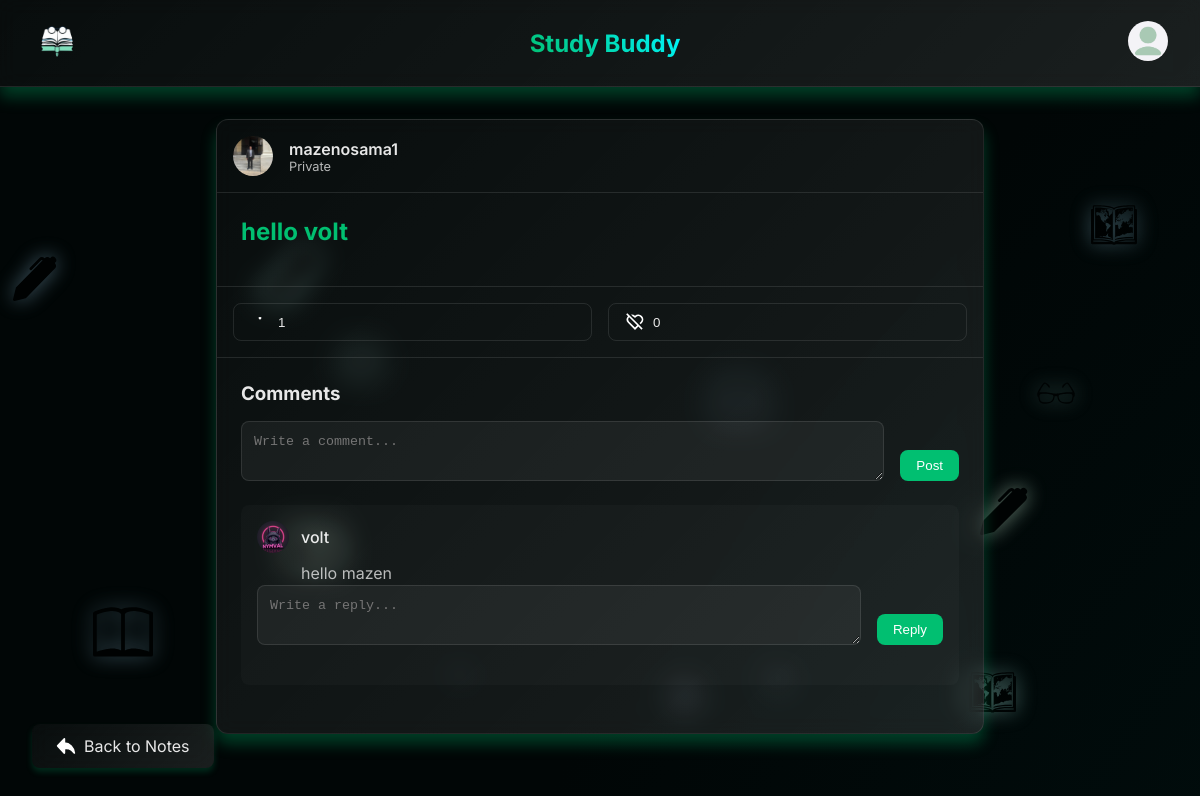
/notes/48/ (signed in), run on an earlier commit of the app's database.
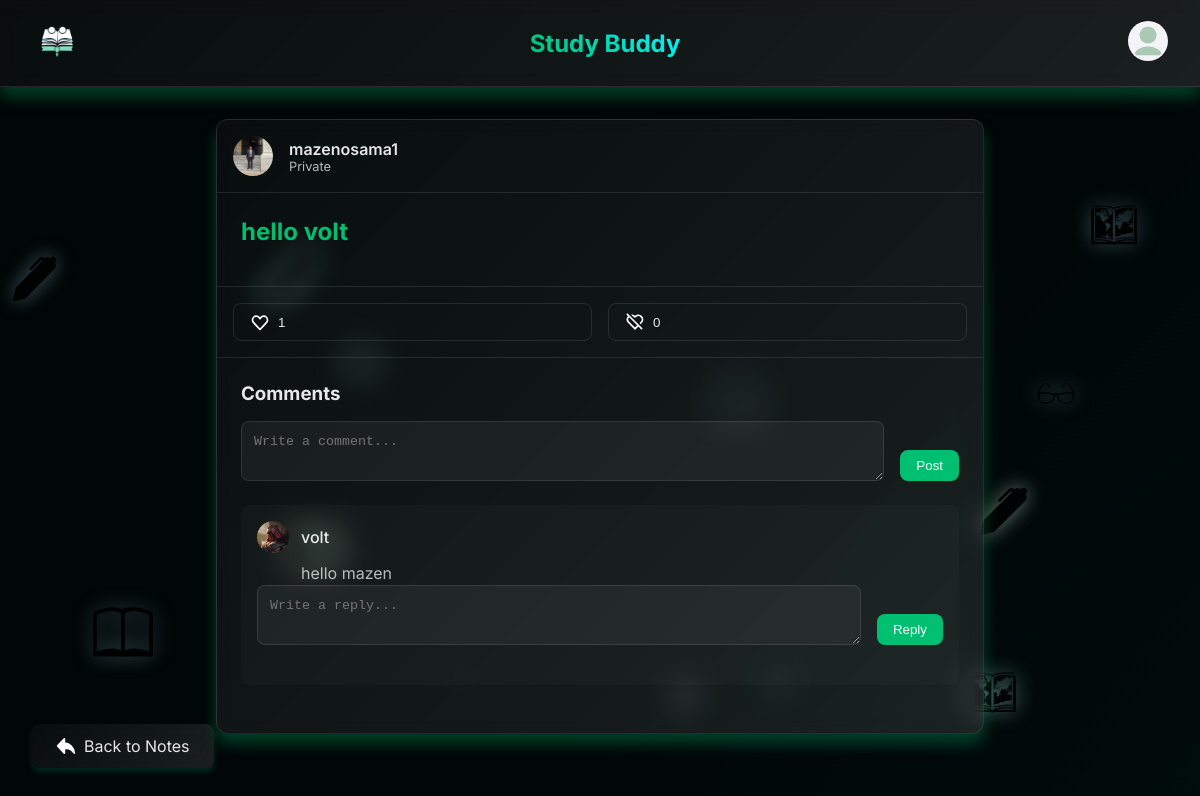
And on a later commit of the database.
### notes/models.py (models this page shows, shortened)
class Comment(models.Model):
    user = models.ForeignKey(settings.AUTH_USER_MODEL, on_delete=models.CASCADE)
    note = models.ForeignKey(Note, on_delete=models.CASCADE, related_name='comments', null=True, blank=True)
    parent = models.ForeignKey('self', on_delete=models.CASCADE, related_name='replies', null=True, blank=True)  # ✅ Allows replies
    content = models.TextField()
    created_at = models.DateTimeField(auto_now_add=True)

### users/models.py (models this page shows, shortened)
class CustomUser(AbstractUser):
    ROLE_CHOICES = [
        ('student', 'Student'),
        ('teacher', 'Teacher'),
    ]
    SUBJECT_CATEGORIES = Note.SUBJECT_CHOICES
    GRADE_LEVELS = Note.GRADE_CHOICES
    subject_category = models.CharField(max_length=20, choices=SUBJECT_CATEGORIES, blank=True, null=True , default='mathematics')
    role = models.CharField(max_length=10, choices=ROLE_CHOICES, default='student')
    grade_level = models.CharField(max_length=20, choices=GRADE_LEVELS, blank=True, null=True, default='first')
    email = models.EmailField(unique=True)
    profile_picture = models.ImageField(upload_to='profile_pictures/', blank=True, null=True)

### notes/views.py (the view)
# urls.py: path('<int:note_id>/', views.note_detail, name='note_detail'),
@login_required
def note_detail(request, note_id):
    note = get_object_or_404(Note, id=note_id)
    top_level_comments = note.comments.filter(
        parent__isnull=True)  # Only top-level comments
    return render(request, 'notes/note_detail.html', {
        'note': note,
        'top_level_comments': top_level_comments
    })

### notes/templates/notes/note_detail.html (shortened to what the changed rows need)
{% load static %}
<!DOCTYPE html>
<html lang="en">
<head>
    <link rel="stylesheet" href="{% static 'css/notes/note_detail.css' %}">
    <link rel="stylesheet" href="{% static 'css/root.css' %}">
</head>
<body>
    <header class="site-header">
        <h1 class="site-title">Study Buddy</h1>
    </header>
    <main class="main-content">
        <div class="note-card">
            <div class="note-content">
                <h2 class="note-title">{{ note.title }}</h2>
            </div>
            <div class="comments-section">
                <div class="comments-list">
                    {% for comment in top_level_comments %}
                    <div class="comment">
                        <div class="comment-header">
                            {% if comment.user.profile_picture %}
                            <img src="{{ comment.user.profile_picture.url }}" alt="Commenter Avatar" class="commenter-avatar">
                            {% else %}
                            <img src="{% static 'images/default-avatar.png' %}" alt="Commenter Avatar" class="commenter-avatar">
                            {% endif %}
                            <span class="commenter-name">{{ comment.user.username }}</span>
                        </div>
                        <p class="comment-content">{{ comment.content }}</p>
                        <form method="POST" action="{% url 'add_reply' note.id comment.id %}" class="reply-form">
                            <div class="reply-input-container">
                                <textarea name="content" placeholder="Write a reply..." required class="reply-input"></textarea>
                                <button type="submit" class="submit-reply">Reply</button>
                            </div>
                        </form>
                    </div>
                    {% empty %}
                    <p class="no-comments">No comments yet. Be the first to comment!</p>
                    {% endfor %}
                </div>
            </div>
        </div>
    </main>
</body>
</html>

What changed in the data, as far as the page shows it:
changed through a linked row, Comment "hello mazen": user.profile_picture: a different picture
